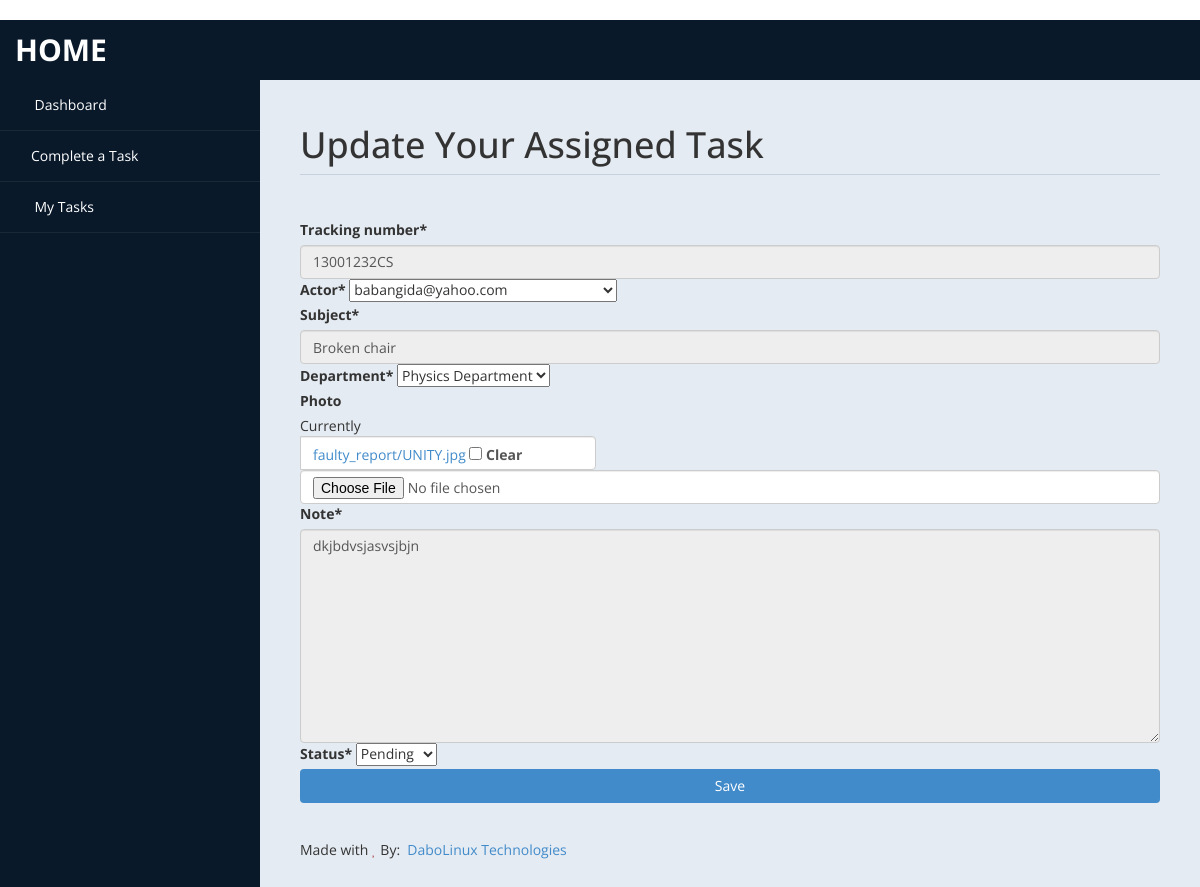
/facility/report/update/13001232CS/ (signed in), run on the app's committed database.
### facility/models.py (models this page shows, shortened)
class Report(TimeStampedModel):
    tracking_number = models.CharField(max_length=10, default=genserial)
    actor = models.ForeignKey(
        "accounts.User", on_delete=models.PROTECT, limit_choices_to=Q(user_type="student"),
        related_name="faulty_reports"
    )
    subject = models.CharField(max_length=50)
    department = models.ForeignKey(
        "accounts.Department", on_delete=models.PROTECT, limit_choices_to=Q(status="active")
    )
    photo = models.ImageField(blank=True, null=True, upload_to="faulty_report")
    note = models.TextField()
    status = models.CharField(
        max_length=50, choices=REPOT_STATUS_CHOICE, default="pending")
    technician = models.ForeignKey(
        "accounts.User", on_delete=models.PROTECT, limit_choices_to=Q(user_type="technician"),
        related_name="tasks",
        blank=True, null=True,
    )
    history = HistoricalRecords(bases=[TimeStampedModel])
    class Meta:
        verbose_name = "Faulty Report"
        verbose_name_plural = "Faulty Reports"
        ordering = ("-updated", )

### facility/views.py (the view, shortened to what this page needs)
# urls.py: path("report/update/<uid>/", ReportUpdateView.as_view(), name="report-update"),
class ReportUpdateView(LoginRequiredMixin, View):
    template_name = "facility/report_update.html"
    def get(self, *args, **kwargs):
        context = {}
        report = get_object_or_404(Report, tracking_number=kwargs.get("uid"))
        form = ReportFormTechnicianUpdate(instance=report)
        context["form"] = form
        return render(request=self.request, template_name=self.template_name, context=context)

### facility/forms.py (shortened to what this page needs)
class ReportFormTechnicianUpdate(forms.ModelForm):
    def __init__(self, *args, **kwargs):
        super(ReportFormTechnicianUpdate, self).__init__(*args, **kwargs)
        instance = getattr(self, 'instance', None)
        self.fields['tracking_number'].widget.attrs['readonly'] = True
        self.fields['subject'].widget.attrs['readonly'] = True
        self.fields['actor'].widget.attrs['readonly'] = True
        self.fields['department'].widget.attrs['readonly'] = True
        self.fields['note'].widget.attrs['readonly'] = True
    class Meta:
        model = Report
        exclude = ("technician",)
        widgets = {
            "photo": ImageWidget(),
        }

### accounts/models.py (called while the page is built)
    def __str__(self):
        return self.email

    def __str__(self) -> str:
        return f"{self.title}"

### templates/facility/report_update.html (shortened to what this page needs)
﻿{% extends 'accounts/technician/base.html' %}
{% load static %}
{% load humanize %}
{% load crispy_forms_tags %}
{% block content %}
<div id="page-wrapper">
    <div id="page-inner">
        <div class="row">
            <div class="col-md-12">
                <h1 class="page-header">
                    Update Your Assigned Task
                </h1>
                <form method="POST" enctype="multipart/form-data">
                    {{ form|crispy }}
                    <div class="">
                        <button class="btn btn-block bg-primary" type="submit">Save</button>
                    </div>
                </form>
            </div>
        </div>
        <footer><p> Made with <i class="fa fa-heart text-danger"></i> By: &nbsp;<a href="https://dabolinux.com/" target="_blank">DaboLinux Technologies</a></p></footer>
    </div>
</div>
{% endblock content %}

### static/assets/css/custom-styles.css (style rules this page uses)
body { font-family: 'Open Sans', sans-serif; }
#page-wrapper { padding: 15px 15px; min-height: 600px; background:#E5EBF2; }
#page-inner { width:100%; margin:10px 20px 10px 0px; background-color:transparent; padding:10px; min-height:1200px; }
h1, .h1, h2, .h2, h3, .h3 { margin-top: 7px; margin-bottom: -5px; }
p { font-size:16px; line-height:25px; padding-top:20px; }
.page-header { padding-bottom: 9px; margin: 10px 0 45px; border-bottom: 1px solid #C7D1DD; }
footer p { font-size: 14px; }
@media (min-width:768px) { #page-wrapper { margin: 0 0 0 260px; padding: 15px 30px; min-height: 1200px; } }

### data on the page
Report: tracking_number "13001232CS", actor "babangida@yahoo.com", subject "Broken chair", department "Physics Department", note "dkjbdvsjasvsjbjn", status "Pending"
